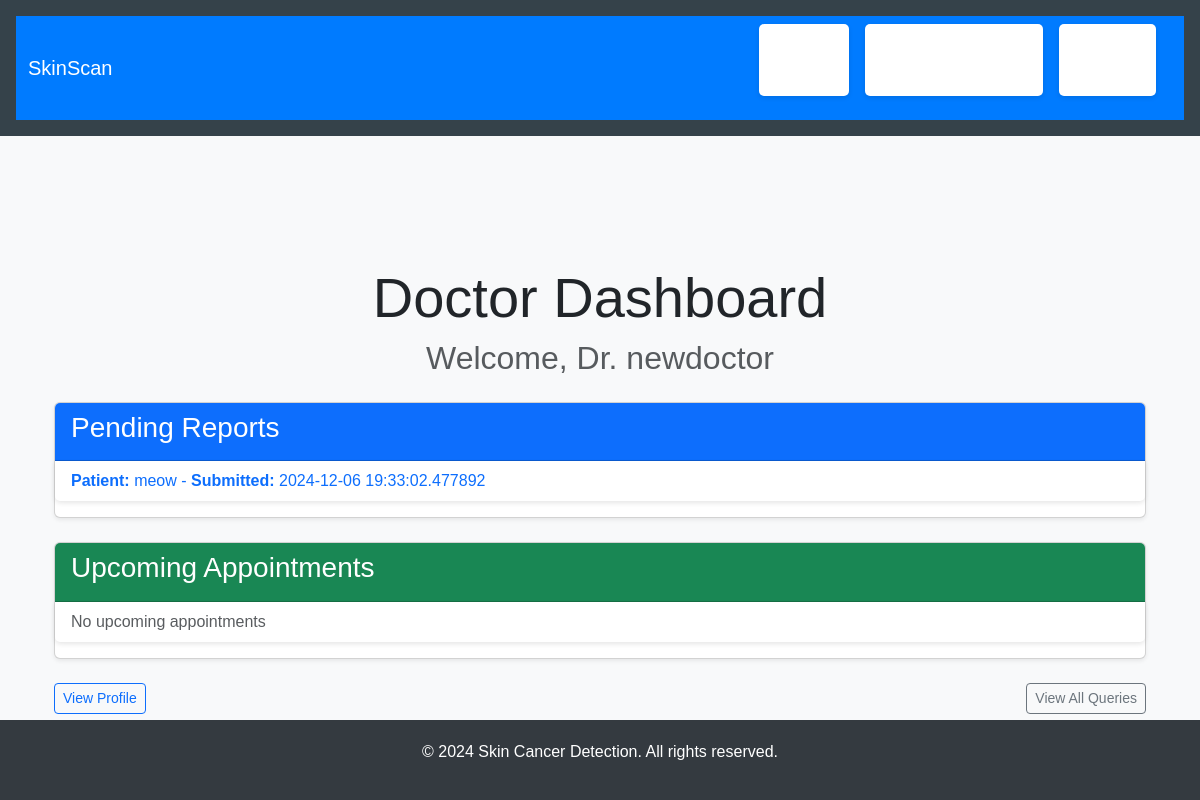
/doctor/ (signed in), run on the app's committed database.
### app/models/user.py (models this page shows, shortened)
class User(UserMixin, db.Model):
    id = db.Column(db.Integer, primary_key=True)
    username = db.Column(db.String(64), unique=True, nullable=False)
    email = db.Column(db.String(120), unique=True, nullable=False)
    password_hash = db.Column(db.String(128))
    role = db.Column(db.String(20), nullable=False)

### app/models/test_report.py (models this page shows, shortened)
class TestReport(db.Model):
    id = db.Column(db.Integer, primary_key=True)
    patient_id = db.Column(db.Integer, db.ForeignKey('patient.id'), nullable=False)
    doctor_id = db.Column(db.Integer, db.ForeignKey('doctor.id'))
    image_path = db.Column(db.String(255), nullable=False)
    description = db.Column(db.Text)
    submission_date = db.Column(db.DateTime, default=datetime.utcnow)
    ml_prediction = db.Column(db.String(100))
    status = db.Column(db.String(20), default='Pending')
    patient = db.relationship('Patient', backref=db.backref('test_reports', lazy=True))
    doctor = db.relationship('Doctor', backref=db.backref('test_reports', lazy=True))

### app/routes/doctor.py (the view)
@bp.route('/')
def dashboard():
    doctor = Doctor.query.filter_by(user_id=current_user.id).first()
    pending_reports = TestReport.query.filter_by(status='Pending').all()
    appointments = Appointment.query.filter_by(doctor_id=doctor.id).all()
    return render_template('doctor/dashboard.html', doctor=doctor, pending_reports=pending_reports, appointments=appointments)

### app/__init__.py (called while the page is built)
def create_app(config_class=Config):
    app = Flask(__name__)
    app.config.from_object(config_class)
    db.init_app(app)
    migrate.init_app(app, db)
    login_manager.init_app(app)
    from .routes import auth, admin, doctor, patient, main
    app.register_blueprint(auth.bp)
    app.register_blueprint(admin.bp)
    app.register_blueprint(doctor.bp)
    app.register_blueprint(patient.bp)
    app.register_blueprint(main.bp)  # Register the main blueprint
    @app.before_request
    def create_tables():
        db.create_all()
    return app

### app/models/user.py (called while the page is built)
@login_manager.user_loader
def load_user(id):
    return User.query.get(int(id))

### app/routes/doctor.py (called while the page is built)
@bp.before_request
@login_required
def check_doctor():
    if not current_user.role == 'doctor':
        flash('Access denied. Doctor privileges required.')
        return redirect(url_for('main.index'))

### app/templates/doctor/dashboard.html (shortened to what this page needs)
{% extends "base.html" %}
{% block content %}
<div class="container mt-5">
    <div class="text-center mb-4">
        <h1 class="display-4">Doctor Dashboard</h1>
        <h2 class="text-muted">Welcome, Dr. {{ doctor.user.username }}</h2>
    </div>
    <div class="card mb-4 shadow-sm">
        <div class="card-header bg-primary text-white">
            <h3 class="card-title">Pending Reports</h3>
        </div>
        <ul class="list-group list-group-flush">
            {% if pending_reports %}
                {% for report in pending_reports %}
                    <li class="list-group-item">
                        <a href="{{ url_for('doctor.respond_query', report_id=report.id) }}" class="text-decoration-none">
                            <strong>Patient:</strong> {{ report.patient.user.username }} -
                            <strong>Submitted:</strong> {{ report.submission_date }}
                        </a>
                    </li>
                {% endfor %}
            {% else %}
                <li class="list-group-item text-muted">No pending reports</li>
            {% endif %}
        </ul>
    </div>
    <div class="card mb-4 shadow-sm">
        <div class="card-header bg-success text-white">
            <h3 class="card-title">Upcoming Appointments</h3>
        </div>
        <ul class="list-group list-group-flush">
            {% if appointments %}
                {% for appointment in appointments %}
                    <li class="list-group-item">
                        <strong>Patient:</strong> {{ appointment.patient.user.username }} -
                        <strong>Date:</strong> {{ appointment.date_time }}
                    </li>
                {% endfor %}
            {% else %}
                <li class="list-group-item text-muted">No upcoming appointments</li>
            {% endif %}
        </ul>
    </div>
    <div class="d-flex justify-content-between mt-4">
        <a href="{{ url_for('doctor.profile') }}" class="btn btn-outline-primary btn-sm">
             View Profile
        </a>
        <a href="{{ url_for('doctor.queries') }}" class="btn btn-outline-secondary btn-sm">
             View All Queries
        </a>
    </div>
</div>
{% endblock %}

### app/static/css/styles.css (style rules this page uses)
* { margin: 0; padding: 0; box-sizing: border-box; }
body { font-family: Arial, sans-serif; line-height: 1.6; color: #333; background-color: #f4f4f4; }
h1, h2, h3 { margin-bottom: 1rem; }
ul { list-style-type: none; }
ul li { background-color: #ffffff; margin-bottom: 1rem; padding: 1rem; border-radius: 5px; box-shadow: 0 2px 5px rgba(0, 0, 0, 0.1); }

### app/templates/base.html (style rules this page uses)
body { font-family: Arial, sans-serif; background-color: #f8f9fa; margin: 0; padding: 0; }

### data on the page
User: user.username "newdoctor"
TestReport: patient.user.username "meow", submission_date "2024-12-06 19:33:02.477892"
